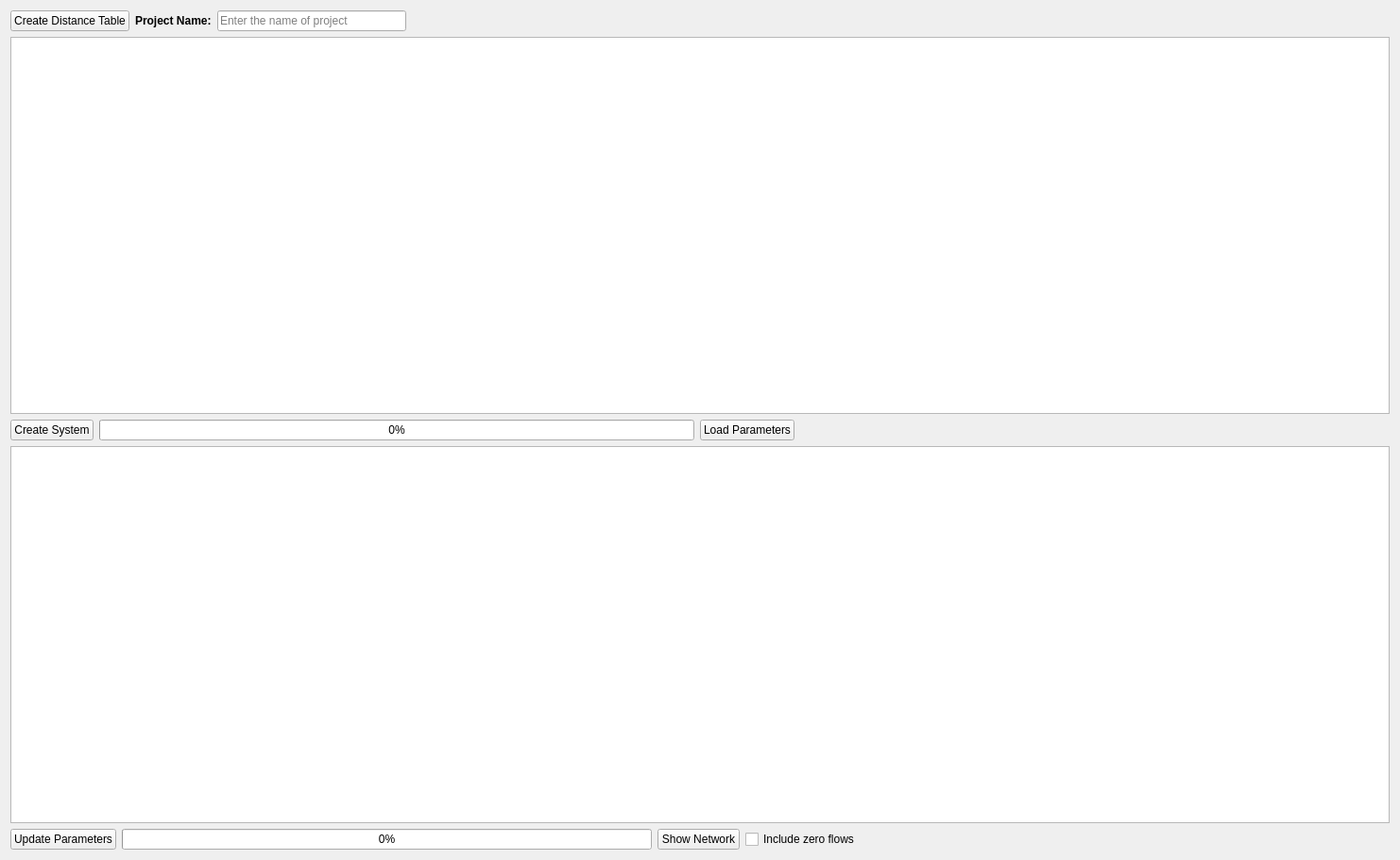
                 <widget class="QWidget" name="Network">
                  <property name="geometry">
                   <rect>
                    <x>0</x>
                    <y>0</y>
                    <width>1482</width>
                    <height>910</height>
                   </rect>
                  </property>
                  <attribute name="label">
                   <string>System</string>
                  </attribute>
                  <layout class="QGridLayout" name="gridLayout_26">
                   <item row="0" column="0">
                    <layout class="QHBoxLayout" name="horizontalLayout_21">
                     <item>
                      <widget class="QPushButton" name="Create_Distance">
                       <property name="maximumSize">
                        <size>
                         <width>200</width>
                         <height>16777215</height>
                        </size>
                       </property>
                       <property name="text">
                        <string>Create Distance Table</string>
                       </property>
                       <property name="icon">
                        <iconset resource="PyWOLF_Resource.qrc">
                         <normaloff>:/ICONS/PySWOLF_ICONS/Create.png</normaloff>:/ICONS/PySWOLF_ICONS/Create.png</iconset>
                       </property>
                      </widget>
                     </item>
                     <item>
                      <widget class="QLabel" name="label_42">
                       <property name="minimumSize">
                        <size>
                         <width>80</width>
                         <height>0</height>
                        </size>
                       </property>
                       <property name="font">
                        <font>
                         <weight>75</weight>
                         <bold>true</bold>
                         <kerning>true</kerning>
                        </font>
                       </property>
                       <property name="text">
                        <string>Project Name:</string>
                       </property>
                      </widget>
                     </item>
                     <item>
                      <widget class="QLineEdit" name="Project_Name">
                       <property name="sizePolicy">
                        <sizepolicy hsizetype="MinimumExpanding" vsizetype="Fixed">
                         <horstretch>0</horstretch>
                         <verstretch>0</verstretch>
                        </sizepolicy>
                       </property>
                       <property name="minimumSize">
                        <size>
                         <width>150</width>
                         <height>0</height>
                        </size>
                       </property>
                       <property name="maximumSize">
                        <size>
                         <width>200</width>
                         <height>16777215</height>
                        </size>
                       </property>
                       <property name="placeholderText">
                        <string>Enter the name of project</string>
                       </property>
                      </widget>
                     </item>
                     <item>
                      <spacer name="horizontalSpacer_48">
                       <property name="orientation">
                        <enum>Qt::Horizontal</enum>
                       </property>
                       <property name="sizeHint" stdset="0">
                        <size>
                         <width>663</width>
                         <height>20</height>
                        </size>
                       </property>
                      </spacer>
                     </item>
                    </layout>
                   </item>
                   <item row="1" column="0">
                    <widget class="QTableView" name="Distance_table">
                     <property name="sizePolicy">
                      <sizepolicy hsizetype="Expanding" vsizetype="Expanding">
                       <horstretch>0</horstretch>
                       <verstretch>0</verstretch>
                      </sizepolicy>
                     </property>
                     <property name="minimumSize">
                      <size>
                       <width>800</width>
                       <height>200</height>
                      </size>
                     </property>
                     <property name="maximumSize">
                      <size>
                       <width>16777215</width>
                       <height>16777215</height>
                      </size>
                     </property>
                    </widget>
                   </item>
                   <item row="2" column="0">
                    <layout class="QHBoxLayout" name="horizontalLayout_26">
                     <item>
                      <widget class="QPushButton" name="write_project">
                       <property name="maximumSize">
                        <size>
                         <width>16777215</width>
                         <height>16777215</height>
                        </size>
                       </property>
                       <property name="text">
                        <string>Create System</string>
                       </property>
                       <property name="icon">
                        <iconset resource="PyWOLF_Resource.qrc">
                         <normaloff>:/ICONS/PySWOLF_ICONS/Create.png</normaloff>:/ICONS/PySWOLF_ICONS/Create.png</iconset>
                       </property>
                      </widget>
                     </item>
                     <item>
                      <widget class="QProgressBar" name="progressBar_write_project">
                       <property name="value">
                        <number>0</number>
                       </property>
                      </widget>
                     </item>
                     <item>
                      <widget class="QPushButton" name="Load_params">
                       <property name="text">
                        <string>Load Parameters</string>
                       </property>
                       <property name="icon">
                        <iconset resource="PyWOLF_Resource.qrc">
                         <normaloff>:/ICONS/PySWOLF_ICONS/Load.png</normaloff>:/ICONS/PySWOLF_ICONS/Load.png</iconset>
                       </property>
                      </widget>
                     </item>
                     <item>
                      <spacer name="horizontalSpacer_49">
                       <property name="orientation">
                        <enum>Qt::Horizontal</enum>
                       </property>
                       <property name="sizeHint" stdset="0">
                        <size>
                         <width>40</width>
                         <height>20</height>
                        </size>
                       </property>
                      </spacer>
                     </item>
                    </layout>
                   </item>
                   <item row="3" column="0">
                    <widget class="QTableView" name="Param_table">
                     <property name="minimumSize">
                      <size>
                       <width>800</width>
                       <height>200</height>
                      </size>
                     </property>
                     <property name="maximumSize">
                      <size>
                       <width>16777215</width>
                       <height>16777215</height>
                      </size>
                     </property>
                    </widget>
                   </item>
                   <item row="4" column="0">
                    <layout class="QHBoxLayout" name="horizontalLayout_25">
                     <item>
                      <widget class="QPushButton" name="update_param">
                       <property name="maximumSize">
                        <size>
                         <width>200</width>
                         <height>16777215</height>
                        </size>
                       </property>
                       <property name="text">
                        <string>Update Parameters</string>
                       </property>
                       <property name="icon">
                        <iconset resource="PyWOLF_Resource.qrc">
                         <normaloff>:/ICONS/PySWOLF_ICONS/Update.png</normaloff>:/ICONS/PySWOLF_ICONS/Update.png</iconset>
                       </property>
                      </widget>
                     </item>
                     <item>
                      <widget class="QProgressBar" name="progressBar_updateParam">
                       <property name="value">
                        <number>0</number>
                       </property>
                      </widget>
                     </item>
                     <item>
                      <widget class="QPushButton" name="Show_SWM_Network">
                       <property name="text">
                        <string>Show Network</string>
                       </property>
                       <property name="icon">
                        <iconset resource="PyWOLF_Resource.qrc">
                         <normaloff>:/ICONS/PySWOLF_ICONS/show.png</normaloff>:/ICONS/PySWOLF_ICONS/show.png</iconset>
                       </property>
                      </widget>
                     </item>
                     <item>
                      <widget class="QCheckBox" name="Show_SWM_Network_AllFlows">
                       <property name="text">
                        <string>Include zero flows</string>
                       </property>
                      </widget>
                     </item>
                     <item>
                      <spacer name="horizontalSpacer_44">
                       <property name="orientation">
                        <enum>Qt::Horizontal</enum>
                       </property>
                       <property name="sizeHint" stdset="0">
                        <size>
                         <width>40</width>
                         <height>20</height>
                        </size>
                       </property>
                      </spacer>
                     </item>
                    </layout>
                   </item>
                  </layout>
                 </widget>
